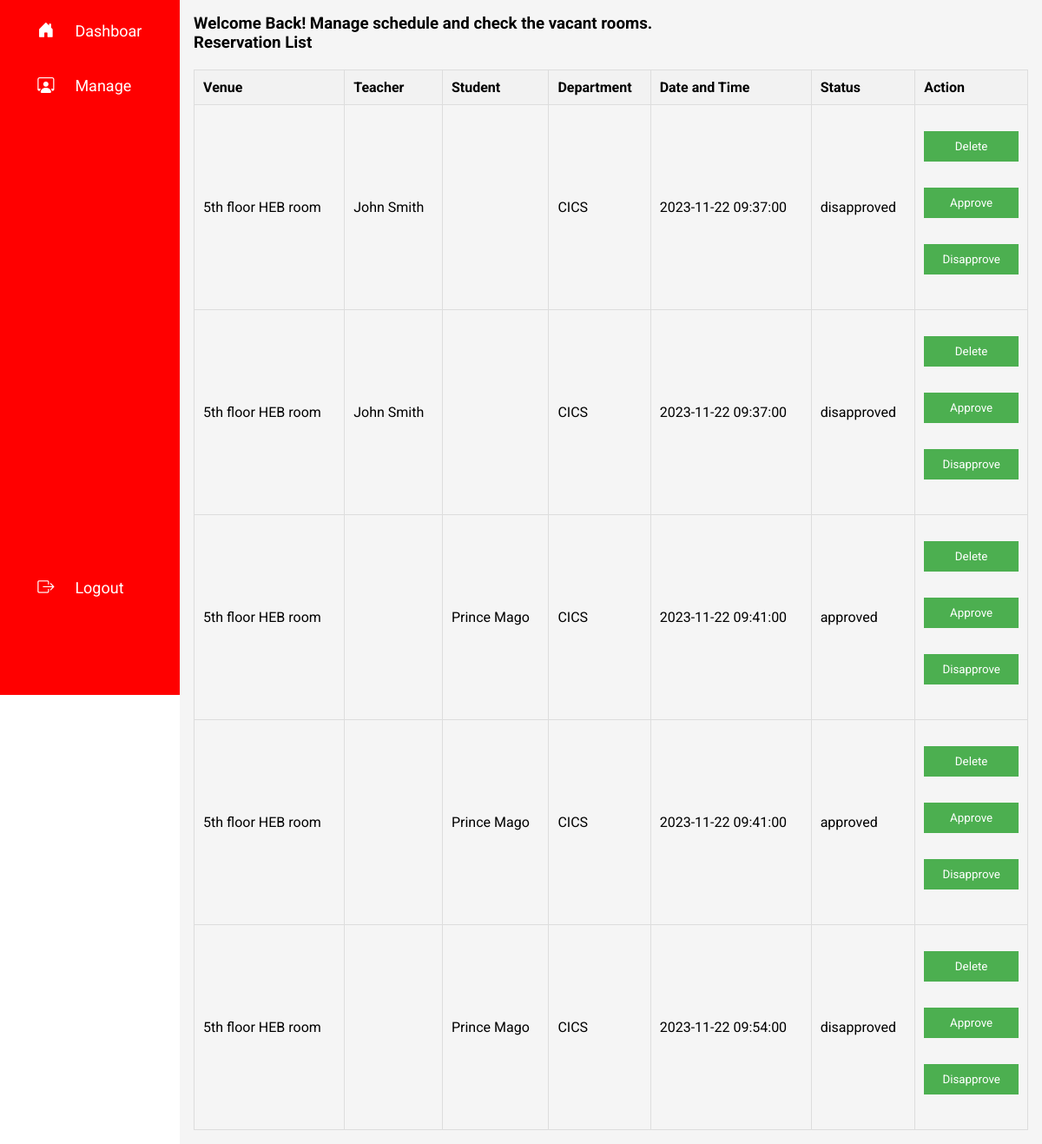
The page / on the database its author committed.
### tables this page shows
CREATE TABLE `reservations` (
  `reservation_id` int(11) NOT NULL,
  `teacher_id` int(11) DEFAULT NULL,
  `student_id` int(11) DEFAULT NULL,
  `venue_id` int(11) DEFAULT NULL,
  `department_id` int(11) DEFAULT NULL,
  `start_time` datetime DEFAULT NULL,
  `end_time` datetime DEFAULT NULL,
  `status` varchar(50) DEFAULT NULL
);

CREATE TABLE `venues` (
  `venue_id` int(11) NOT NULL,
  `venue_name` varchar(255) NOT NULL
);

CREATE TABLE `tbempinfo` (
  `teacher_id` int(11) NOT NULL,
  `teacher_name` varchar(255) NOT NULL,
  `email` varchar(255) DEFAULT NULL,
  `department_id` int(11) DEFAULT NULL,
  `password` varchar(255) NOT NULL
);

CREATE TABLE `departments` (
  `department_id` int(11) NOT NULL,
  `department_name` varchar(255) NOT NULL
);

CREATE TABLE `tbstudinfo` (
  `student_id` int(11) NOT NULL,
  `student_name` varchar(255) NOT NULL,
  `email` varchar(255) DEFAULT NULL,
  `department_id` int(11) DEFAULT NULL,
  `password` varchar(255) NOT NULL
);

### index.php (the view, shortened to what this page needs)
<?php
$servername = "localhost";
$username = "root";
$password = "";
$dbname = "db_nt3101";
$conn = new mysqli($servername, $username, $password, $dbname);
$select_query = "SELECT r.*, v.venue_name, t.teacher_name, s.student_name, d.department_name
                 FROM reservations r
                 LEFT JOIN venues v ON r.venue_id = v.venue_id
                 LEFT JOIN tbempinfo t ON r.teacher_id = t.teacher_id
                 LEFT JOIN tbstudinfo s ON r.student_id = s.student_id
                 LEFT JOIN departments d ON r.department_id = d.department_id";
$result = $conn->query($select_query);
?>
<!DOCTYPE html>
<html lang="en">
<head>
    <link rel="stylesheet" href="https://cdn.jsdelivr.net/npm/bootstrap-icons@1.11.1/font/bootstrap-icons.css">
    <link rel="stylesheet" href="style1.css">
</head>
<body>
    <div class="container">
        <ul class="navigation">
            <li>
                <a href="index.php">
                    <i class="bi bi-house-door-fill"></i>
                    <span class="dashboard">Dashboard</span>
                </a>
            </li>
            <li>
                <a href="#" onclick="toggleContent()">
                    <i class="bi bi-person-workspace"></i>
                    <span class="dashboard">Manage</span>
                </a>
            </li>
            <li class="logout">
                <a href="login.php">
                    <i class="bi bi-box-arrow-right"></i>
                    <span class="dashboard">Logout</span>
                </a>
            </li>
        </ul>
    </div>
    <div class="main-content">
        <div class="cardcontainer">
            <h3>Welcome Back! Manage schedule and check the vacant rooms.</h3>
            <h3>Reservation List</h3>
            <table border="1">
                <tr>
                    <th>Venue</th>
                    <th>Teacher</th>
                    <th>Student</th>
                    <th>Department</th>
                    <th>Date and Time</th>
                    <th>Status</th>
                    <th>Action</th>
                </tr>
                <?php
                if ($result->num_rows > 0) {
                    while ($row = $result->fetch_assoc()) {
                        echo "<tr>";
                        echo "<td>" . $row["venue_name"] . "</td>";
                        echo "<td>" . $row["teacher_name"] . "</td>";
                        echo "<td>" . $row["student_name"] . "</td>";
                        echo "<td>" . $row["department_name"] . "</td>";
                        echo "<td>" . date('Y-m-d H:i:s', strtotime($row["start_time"])) . "</td>";
                        echo "<td>" . $row["status"] . "</td>";
                        echo "<td>";
                        echo "<form action='' method='post'>";
                        echo "<input type='submit' value='Delete' onclick='return confirm(\"Are you sure?\")'>";
                        echo "</form>";
                        echo "<form action='' method='post'>";
                        echo "<input type='submit' value='Approve'>";
                        echo "</form>";
                        echo "<form action='' method='post'>";
                        echo "<input type='submit' value='Disapprove'>";
                        echo "</form>";
                        echo "</td>";
                        echo "</tr>";
                    }
                } else {
                    echo "<tr><td colspan='7'>No records found</td></tr>";
                }
                ?>
            </table>
        </div>
    </div>
</body>
</html>

### style1.css (style rules this page uses)
* { font-family: 'Roboto', sans-serif; margin: 0; padding: 0; border: none; outline: none; box-sizing: border-box; }
body { display: flex; }
.container { position: sticky; top: 0; left: 0; bottom: 0; width: 110px; height: 100vh; padding: 0 1.7rem; color: white; overflow: hidden; transition: all 0.5s linear; background: red; }
.dashboard { font-size: 18px; }
.navigation { height: 88%; position: relative; list-style: none; padding: 0; }
.navigation li { padding: 1rem; margin: 8px 0; border-radius: 8px; transition: all 0.5s ease-in-out; }
.navigation a { color: white; font-size: 14px; text-decoration: none; display: flex; align-items: center; gap: 1.5rem; }
.navigation a span { overflow: hidden; }
.navigation a i { font-size: 1.2rem; }
.logout { position: absolute; bottom:0; left:0; width: 100%; }
.main-content { position: relative; background: whitesmoke; width: 100%; padding: 1rem; }
table { width: 100%; border-collapse: collapse; margin-top: 20px; }
table, th, td { border: 1px solid #ddd; }
th, td { padding: 10px; text-align: left; }
th { background-color: #f2f2f2; }
form { max-width: 500px; margin: 20px 0; }
select, input { width: 100%; padding: 8px; margin-bottom: 10px; box-sizing: border-box; }
input[type="submit"] { background-color: #4CAF50; color: white; border: none; padding: 10px 15px; cursor: pointer; }

### rows shown on the page
reservations: venue.venue_name "5th floor HEB room", teacher.teacher_name "John Smith", department.department_name "CICS", start_time "2023-11-22 09:37:00", status "disapproved"
reservations: venue.venue_name "5th floor HEB room", teacher.teacher_name "John Smith", department.department_name "CICS", start_time "2023-11-22 09:37:00", status "disapproved"
reservations: venue.venue_name "5th floor HEB room", student.student_name "Prince Mago", department.department_name "CICS", start_time "2023-11-22 09:41:00", status "approved"
reservations: venue.venue_name "5th floor HEB room", student.student_name "Prince Mago", department.department_name "CICS", start_time "2023-11-22 09:41:00", status "approved"
reservations: venue.venue_name "5th floor HEB room", student.student_name "Prince Mago", department.department_name "CICS", start_time "2023-11-22 09:54:00", status "disapproved"
